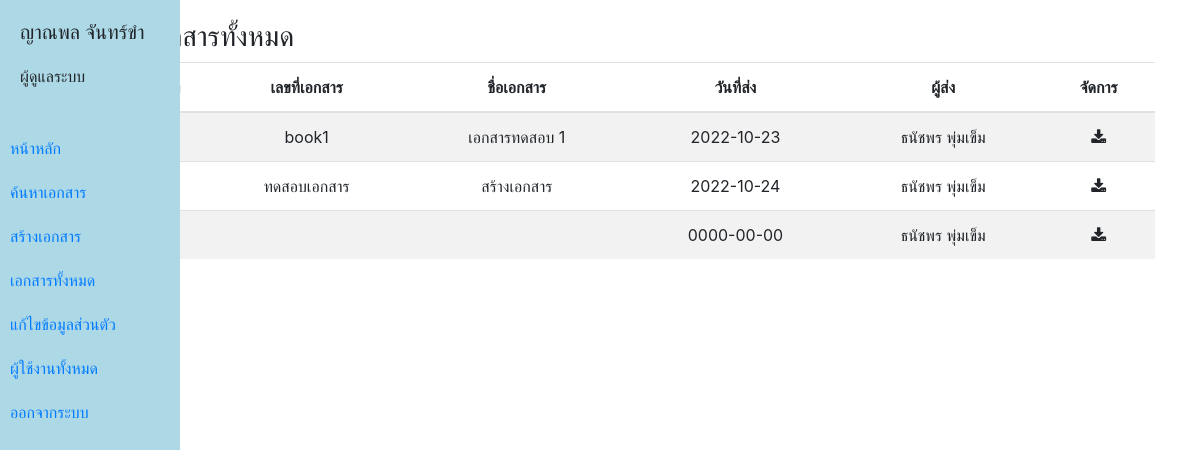
/admin/index.php?p=show_document (signed in), run on the app's committed database.
### tables this page shows
CREATE TABLE `tb_user` (
  `user_id` int(11) NOT NULL,
  `username` varchar(255) NOT NULL,
  `password` varchar(255) NOT NULL,
  `fullname` varchar(255) NOT NULL,
  `email` varchar(255) NOT NULL,
  `user_group` varchar(255) NOT NULL
);

CREATE TABLE `tb_document` (
  `doc_id` int(3) NOT NULL,
  `doc_name` varchar(255) NOT NULL,
  `doc_info` text NOT NULL,
  `doc_date` date NOT NULL,
  `doc_file` varchar(255) NOT NULL,
  `doc_numbook` varchar(255) NOT NULL,
  `doc_usersent` varchar(255) NOT NULL
);

### admin/show_document.php (the view)
<div class="box">
    <div class="box-title">
        <h3>เอกสารทั้งหมด</h3>
    </div>
    <table class="table table-striped text-center">
        <thead>
            <tr>
                <th scope="col">ที่</th>
                <th scope="col">เลขที่เอกสาร</th>
                <th scope="col">ชื่อเอกสาร</th>
                <th scope="col">วันที่ส่ง</th>
                <th scope="col">ผู้ส่ง</th>
                <th scope="col">จัดการ</th>
            </tr>
        </thead>
        <tbody>
            <tr>
                <?php
                    $sql_doc = $conn->query("SELECT * FROM tb_document");
                    $i = 1;
                    while ($show_doc = $sql_doc->fetch_object()) {
                ?>
                <td><?php echo $i; ?></td>
                <td><?php echo $show_doc->doc_numbook; ?></td>
                <td><?php echo $show_doc->doc_name; ?></td>
                <td><?php echo $show_doc->doc_date; ?></td>
                <td><?php echo $show_doc->doc_usersent; ?></td>
                <td>
                    <i class="fa fa-download"></i>
                </td>
            </tr>
            <?php $i++; } ?>
        </tbody>
    </table>
</div>

### admin/index.php (shortened to what this page needs)
<?php
    include '../connect.php';
    $sql = $conn->query("SELECT * FROM tb_user WHERE user_id = '".$_SESSION['user_id']."' ");
    $users = $sql->fetch_object();
?>
<!DOCTYPE html>
<html lang="en">
<head>
    <link rel="stylesheet" href="../asset/style.css">
    <link rel="stylesheet" href="../asset/css/bootstrap.min.css">
    <link rel="stylesheet" href="../asset/fontawesome/css/font-awesome.min.css">
</head>
<body>
    <div class="sidebar">
        <div class="account mb-5">
            <div class="username h5">
                <?php echo $users->fullname; ?>
            </div>
            <div class="role">
                <?php
                    if ($users->user_group == "Admin") {
                        echo "ผู้ดูแลระบบ";
                    }else{
                        echo "ผู้ใช้งานทั่วไป";
                    }
                ?>
            </div>
        </div>
        <div><a href="index.php?">หน้าหลัก</a></div>
        <div><a href="index.php?p=search_document">ค้นหาเอกสาร</a></div>
        <div><a href="index.php?p=create_document">สร้างเอกสาร</a></div>
        <div><a href="index.php?p=show_document">เอกสารทั้งหมด</a></div>
        <div><a href="index.php?p=editprofile">แก้ไขข้อมูลส่วนตัว</a></div>
        <div><a href="index.php?p=show_user">ผู้ใช้งานทั้งหมด</a></div>
        <div><a href="../api/ac_logout.php">ออกจากระบบ</a></div>
    </div>
    <div class="container">
        <div class="content">
            <?php
                if (isset($_REQUEST['p'])) {
                    include ($_REQUEST['p'].'.php');
                }else{
                    include 'dashboard.php';
                }
            ?>
        </div>
    </div>
</body>
</html>

### asset/style.css (style rules this page uses)
body,html { font-family: 'Courier New', Courier, monospace; }
.sidebar { height: 100%; width: 15%; position: absolute; background-color: lightblue; top: 0; left: 0; }
.sidebar div { margin-left: 10px; margin-top: 20px; }
.content { margin-left: 100px; margin-top: 20px; }

### data on the page
tb_user: fullname "ญาณพล จันทร์ขำ"
tb_document: doc_numbook "book1", doc_name "เอกสารทดสอบ 1", doc_date "2022-10-23", doc_usersent "ธนัชพร พุ่มเข็ม"
tb_document: doc_numbook "ทดสอบเอกสาร", doc_name "สร้างเอกสาร", doc_date "2022-10-24", doc_usersent "ธนัชพร พุ่มเข็ม"
tb_document: doc_date "0000-00-00", doc_usersent "ธนัชพร พุ่มเข็ม"
